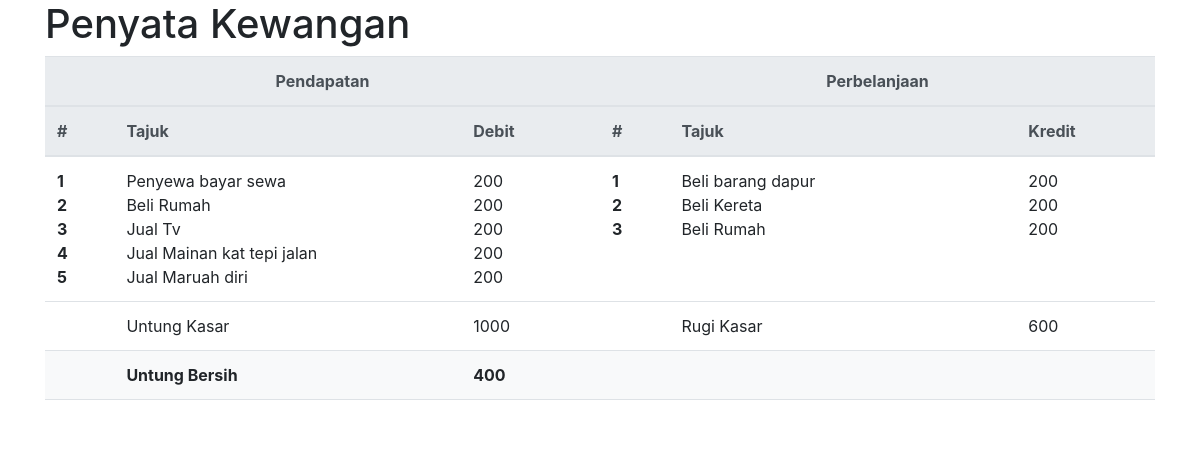
The page / on the database its author committed.
### tables this page shows
CREATE TABLE IF NOT EXISTS `akaun` (
  `id` int(11) NOT NULL AUTO_INCREMENT,
  `tajuk` varchar(300) DEFAULT NULL,
  `detail` text,
  `jenis` int(11) DEFAULT NULL,
  `jumlah` double DEFAULT NULL,
  `masatarikh` datetime DEFAULT CURRENT_TIMESTAMP ON UPDATE CURRENT_TIMESTAMP,
  `idKumpulan` int(11) DEFAULT NULL,
  PRIMARY KEY (`id`)
);

### index.php (the view, shortened to what this page needs)
<?php
$dbHost = 'localhost';
$dbUsername = 'root';
$dbPassword = '';
$dbName = 'penyatakewangan';
$db = new mysqli($dbHost, $dbUsername, $dbPassword, $dbName);
$sql = "SELECT * FROM akaun where jenis = 1";
$resultdebit = mysqli_query($db,$sql);
$resultdebit2 = mysqli_query($db,$sql);
$num1 = mysqli_num_rows($resultdebit);
$sql = "SELECT * FROM akaun where jenis = 2";
$resultkredit = mysqli_query($db,$sql);
$resultkredit2 = mysqli_query($db,$sql);
$num2 = mysqli_num_rows($resultkredit);
?>
<!doctype html>
<html lang="en">
  <head>
    <link rel="stylesheet" href="https://stackpath.bootstrapcdn.com/bootstrap/4.1.0/css/bootstrap.min.css">
  </head>
  <body>
  <main class="container">
    <h1>Penyata Kewangan</h1>
    <table class="table">
        <thead class="thead-light">
            <tr>
            <th colspan="3" class="text-center">Pendapatan</th>
            <th colspan="3"  class="text-center">Perbelanjaan</th>
            </tr>
            <tr>
            <th style="width: 5%">#</th>
            <th style="width: 25%">Tajuk</th>
            <th style="width: 10%">Debit</th>
            <th style="width: 5%">#</th>
            <th style="width: 25%">Tajuk</th>
            <th style="width: 10%">Kredit</th>
            </tr>
        </thead>
        <tbody>
            <tr>
            <th ><?php for($v1 =1;$v1<=$num1;$v1++) echo $v1.'</br>';?></th>
            <td><?php while($debit = mysqli_fetch_assoc($resultdebit)){?> <?=$debit['tajuk']?></br> <?php }?></td>
            <td><?php $jumdebit = 0; while($debitt = mysqli_fetch_assoc($resultdebit2)){?> <?=$debitt['jumlah']?></br> <?php $jumdebit+=$debitt['jumlah']; }?></td>
            <th ><?php for($v2 =1;$v2<=$num2;$v2++) echo $v2.'</br>';?></th>
            <td><?php while($kredit = mysqli_fetch_assoc($resultkredit)){?> <?=$kredit['tajuk']?></br> <?php $v2++;}?></br></td>
            <td><?php $jumkredit = 0; while($kreditt = mysqli_fetch_assoc($resultkredit2)){?> <?=$kreditt['jumlah']?></br> <?php $jumkredit+=$kreditt['jumlah']; }?></td>
            </tr>
            <?php
            if($jumdebit > $jumkredit){
                $untung = $jumdebit - $jumkredit;
                $inUntung =$untung ;
                $varuntung = 'Untung Bersih';
                $varugi = '';
                $indRugi = '';
            }else  {
                $rugi = $jumkredit - $jumdebit;
                $varuntung = '';
                $varugi = 'Rugi Bersih';
                $inUntung ='' ;
                $indRugi = $rugi;
            }
            ?>
            <tr>
            <td colspan="1"></td>
            <td >Untung Kasar</td>
            <td ><?=$jumdebit?></td>
            <td colspan="1"></td>
            <td >Rugi Kasar</td>
            <td ><?=$jumkredit?></td>
            </tr>
            <tr class="bg-light">
            <td colspan="1"></td>
            <td ><strong><?=$varuntung?></strong></td>
            <td ><strong><?=$inUntung?></strong></td>
            <td colspan="1"></td>
            <td ><strong><?=$varugi?></strong></td>
            <td ><strong><?=$indRugi?></strong></td>
            </tr>
            <tr >
            <td colspan="6"></td>
            </tr>
        </tbody>
    </table>
  </main>
  </body>
</html>

### rows shown on the page
akaun: tajuk "Penyewa bayar sewa", jumlah "200"
akaun: tajuk "Beli Rumah", jumlah "200"
akaun: tajuk "Jual Tv", jumlah "200"
akaun: tajuk "Jual Mainan kat tepi jalan", jumlah "200"
akaun: tajuk "Jual Maruah diri", jumlah "200"
akaun: tajuk "Beli barang dapur", jumlah "200"
akaun: tajuk "Beli Kereta", jumlah "200"
akaun: tajuk "Beli Rumah", jumlah "200"

### other values the page prints
$jumdebit "1000"
$jumkredit "600"
$varuntung "Untung Bersih"
$inUntung "400"
